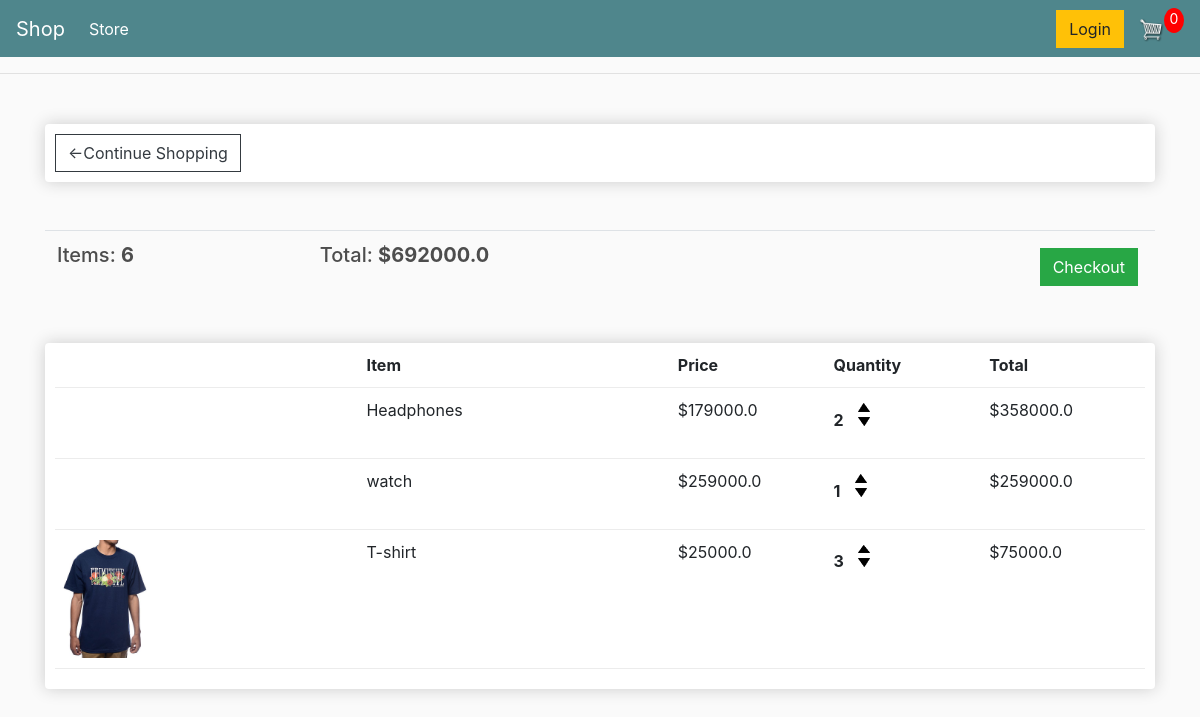
The app's page /cart/ (signed in) with its own data.
### store/models.py (models this page shows, shortened)
class Order(models.Model):
    customer = models.ForeignKey(Customer, on_delete=models.SET_NULL, blank=True, null=True)
    date_orderd = models.DateTimeField(auto_now_add=True)
    complete = models.BooleanField(default=True, null=True, blank=False)
    transaction_id = models.CharField(max_length=200, null=True)
    @property
    def get_cart_total(self):
        orderitems = self.orderitem_set.all()
        total_sale = sum([item.get_total for item in orderitems])
        return total_sale
    @property
    def get_cart_items(self):
        orderitems = self.orderitem_set.all()
        total_items = sum([item.quantity for item in orderitems])
        return total_items

class OrderItem(models.Model):
    product = models.ForeignKey(Product, on_delete=models.SET_NULL, blank=True, null=True)
    order = models.ForeignKey(Order, on_delete=models.SET_NULL, blank=True, null=True)
    quantity = models.IntegerField(default=0, null=True, blank=True)
    date_added = models.DateTimeField(auto_now_add=True)
    @property
    def get_total(self):
        doc = "total of each item by quantity"
        total = self.product.price * self.quantity
        return total

class Product(models.Model):
    name = models.CharField(max_length=200, null=True)
    price = models.FloatField()
    digital = models.BooleanField(default=False, null=True, blank=False)
    image = models.ImageField(null=True, blank=True)
    @property
    def imageURL(self):
        try:
            url = self.image.url
        except:
            url = ''
        return url

### store/views.py (the view)
# urls.py: path('cart/',views.cart,name="cart"),
def cart(request):
    if request.user.is_authenticated:
        client = request.user.customer
        order, created = Order.objects.get_or_create(customer=client, complete=False)
        items = order.orderitem_set.all()
    else:
        items = []
        order = {'get_cart_total':0,'get_cart_items':0}
    context = {'items':items,'order':order}
    return render(request,"store/cart.html", context)

### store/templates/store/cart.html
{% extends 'store/main.html'%}
{% load static %}
{% block content%}
<div class="row">
	<div class="col-lg-12">
		<div class="box-element">
            <a class="btn btn-outline-dark" href="{%url 'store'%}">&#x2190;Continue Shopping</a>
		</div>
        <br>
		<br>
        <table class="table">
            <tr>
                <th><h5>Items: <strong>{{ order.get_cart_items}}</strong> </h5> </th>
                <th><h5>Total: <strong>${{ order.get_cart_total}}</strong> </h5> </th>
                <th>
                    <a style="float:right;margin:5px" class="btn btn-success" href="{% url 'checkout'%}">Checkout</a>
                </th>
            </tr>
        </table>
        <br>
		<div class="box-element">
            <div class="cart-row">
            		<div style="flex:2"></div>
            		<div style="flex:2"><strong>Item</strong></div>
            		<div style="flex:1"><strong>Price</strong></div>
            		<div style="flex:1"><strong>Quantity</strong></div>
            		<div style="flex:1"><strong>Total</strong></div>
            	</div>
				{% for i in items %}
            	<div class="cart-row">
            		<div style="flex:2"><img class="row-image" src="{{ i.product.imageURL}}"></div>
            		<div style="flex:2"><p>{{ i.product.name}}</p></div>
            		<div style="flex:1"><p>${{ i.product.price}}</p></div>
            		<div style="flex:1">
            			<p class="quantity">{{ i.quantity}}</p>
            			<div class="quantity">
            				<img class="chg-quantity" src="{% static  'images/arrow-up.png' %}">
            				<img class="chg-quantity" src="{% static  'images/arrow-down.png' %}">
            			</div>
            		</div>
            		<div style="flex:1"><p>${{ i.get_total}}</p>
                    </div>
		</div>
		{% endfor %}
	</div>
</div>
</div>
{%endblock content%}

### store/templates/store/main.html (shortened to what this page needs)
<!DOCTYPE html>
{% load static %}
<html lang="en" dir="ltr">
    <head>
        <link rel="stylesheet" href="https://stackpath.bootstrapcdn.com/bootstrap/4.4.1/css/bootstrap.min.css">
        <link rel="stylesheet" type="text/css" href="{%static 'css/main.css'%}"/>
    </head>
    <body>
            <nav class="navbar navbar-expand-lg navbar-dark bg-dark">
            <a class="navbar-brand" href="{% url 'store'%}">Shop</a>
            <div class="collapse navbar-collapse" id="navbarSupportedContent">
                <ul class="navbar-nav mr-auto">
                  <li class="nav-item active">
                    <a class="nav-link" href="{% url 'store'%}">Store <span class="sr-only">(current)</span></a>
                  </li>
                </ul>
                <div class="form-inline my-2 my-lg-0">
                   <a href="#"class="btn btn-warning">Login</a>
                   <a href="{% url 'cart' %}">
                     <img  id="cart-icon" src="{% static 'images/cart.png' %}">
                    </a>
                   <p id="cart-total">0</p>
                </div>
            </div>
        </nav>
        <hr>
        <div class="container">
                <br>
                {% block content %}
                 {% endblock content %}
         </div>
        </body>
</html>

### static/css/main.css (style rules this page uses)
body { background-color: hsl(0, 0%, 98%); }
h1,h2,h3,h4,h5,h6 { color:hsl(0, 0%, 30%); }
.box-element { box-shadow:hsl(0, 0%, 80%) 0 0 16px; background-color: #fff; border-radius: 4px; padding: 10px; }
.bg-dark { background-color: #4f868c!important; }
#cart-icon { width:25px; display: inline-block; margin-left: 15px; }
#cart-total { display: block; text-align: center; color:#fff; background-color: red; width: 20px; height: 25px; border-radius: 50%; font-size: 14px; }
.col-lg-4, .col-lg-6, .col-lg-8, .col-lg-12 { margin-top: 10px; }
.btn { border-radius: 0; }
.row-image { width: 100px; }
.cart-row { display: flex; align-items: flex-stretch; padding-bottom: 10px; margin-bottom: 10px; border-bottom: 1px solid #ececec; }
.quantity { display: inline-block; font-weight: 700; padding-right:10px; }
.chg-quantity { width: 12px; cursor: pointer; display: block; margin-top: 5px; transition:.1s; }

### records on screen
Order: get_cart_items "6", get_cart_total "692000.0"
OrderItem: product.name "Headphones", product.price "179000.0", quantity "2", get_total "358000.0"
OrderItem: product.name "watch", product.price "259000.0", quantity "1", get_total "259000.0"
OrderItem: product.imageURL (picture), product.name "T-shirt", product.price "25000.0", quantity "3", get_total "75000.0"
